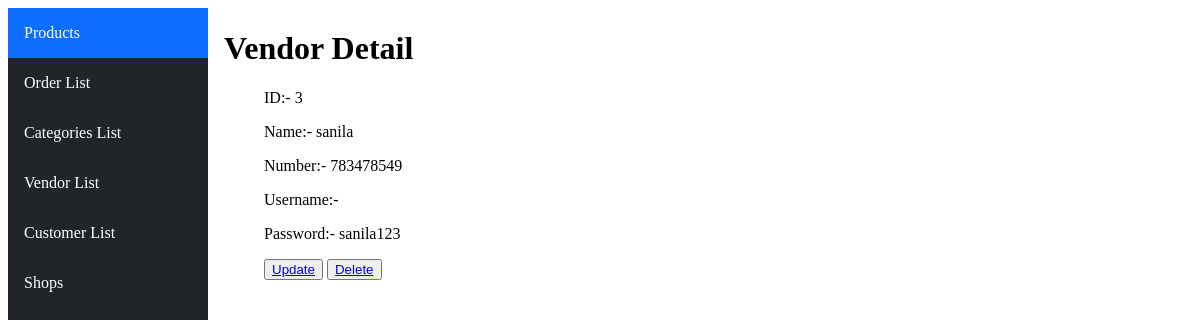
The app's page /vendorprofile/3, older data.
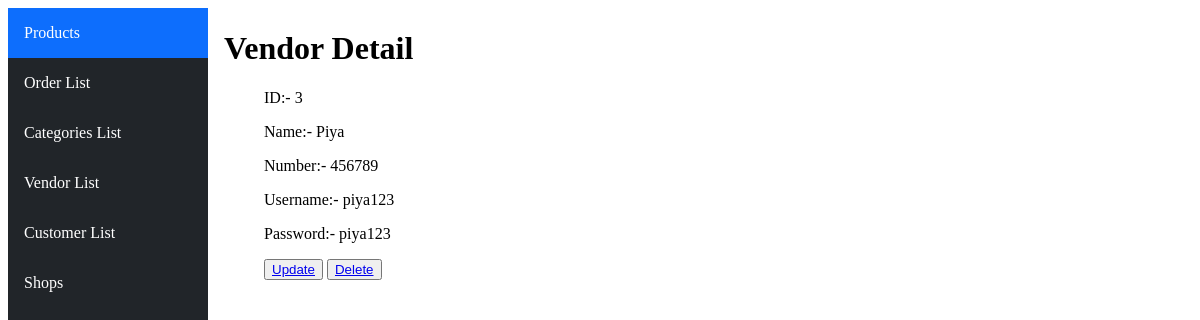
The same page, newer data.
### ecommerceApp/models.py (models this page shows, shortened)
class Vendor(models.Model):
    name=models.CharField(max_length=50)
    number=models.IntegerField()
    username=models.CharField(max_length=50)
    password=models.CharField(max_length=50)
    email=models.EmailField()

### ecommerceApp/views.py (the view)
# urls.py: path('vendorprofile/<int:id>',views.vendor,name="vendor-profile"),
def vendor(request,id):
    vendor=Vendor.objects.get(pk=id)
    return render(request,"html/vendor.html",{"vendor":vendor})

### ecommerceApp/templates/html/vendor.html
{%extends "html/layout.html"%}
{%block body%}
<h1>Vendor Detail</h1>
<ul>ID:- {{vendor.id}}</ul>
<ul>Name:- {{vendor.name}}</ul>
<ul>Number:- {{vendor.number}}</ul>
<ul>Username:- {{vendor.username}}</ul>
<ul>Password:- {{vendor.password}}</ul>
<ul>
    <button><a href="{%url 'main:update-vendor' vendor.id%}">Update</a></button>
    <button><a href="{%url 'main:delete-vendor' vendor.id%}">Delete</a></button>
</ul>
{%endblock%}

Row changes from the older to the newer data that the page shows:
changed Vendor id 3: name "sanila" → "Piya"; number "783478549" → "456789"; username (not shown) → "piya123"; password "sanila123" → "piya123"
